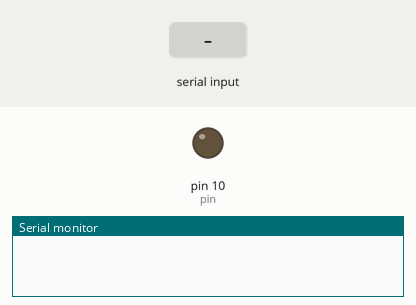
Recording of a sketch running on a simulated Arduino Uno, built with avr-gcc and run on an emulated ATmega328P. On the bench: output pins drawn as LEDs (lit = HIGH), the last lines printed to the serial monitor. The inputs (shaded band) are chosen by the test bench.

Above: at 1.2 s.
1.3 s: "1\n" received over Serial
At 2.1 s:
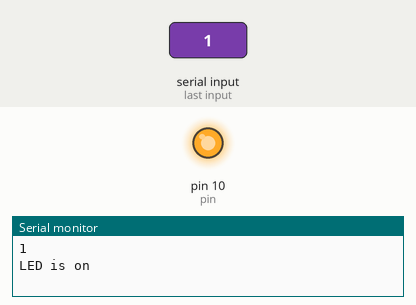
2.8 s: "0\n" received over Serial
At 3.2 s:
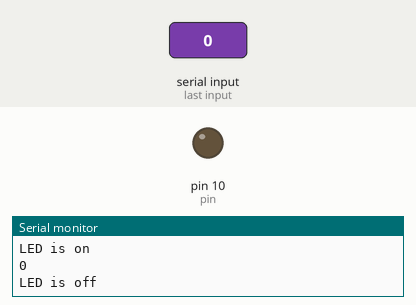
Timing chart, 0 to 5.8 s (numbered marks = the images above; inputs shaded):
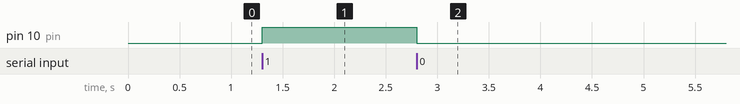

The sketch:

LED_arduino.ino
```cpp
String serialData;
int pin = 10;

void setup() {
  pinMode(pin, OUTPUT);
  Serial.begin(9600);

}

void loop() {

  while(Serial.available() == 0){

  }

  serialData = Serial.readStringUntil('\n');
  Serial.println(serialData);

  if(serialData == "1"){
    digitalWrite(pin, HIGH);
    Serial.println("LED is on");
  }

  if(serialData == "0"){
    digitalWrite(pin, LOW);
    Serial.println("LED is off");
  }
}
```

Measured:
- after the input at 1.3 s, pin 10 (pin): LOW → HIGH at once
- after the input at 2.8 s, pin 10 (pin): HIGH → LOW at once
